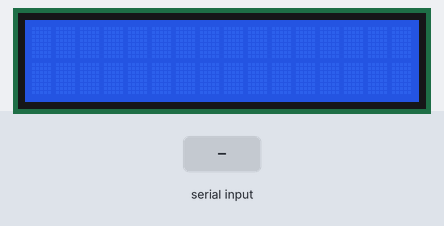
This sketch was run on a simulated Arduino Uno, built with avr-gcc and run on an emulated ATmega328P. On the bench: 16×2 character LCD. The test bench sets the inputs (shaded band).

Above: at 1.2 s.
1.3 s: "90,45\n" received over Serial
At 1.8 s:
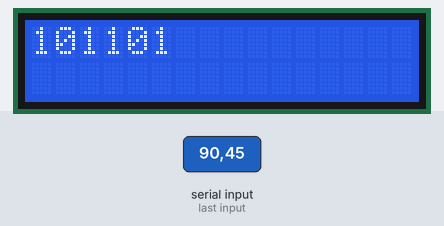
2.8 s: "30,150\n" received over Serial
At 3.6 s:
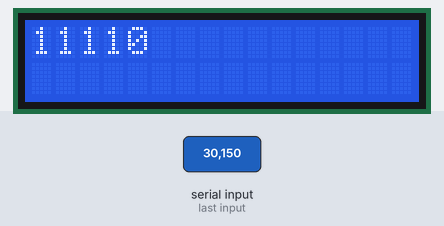
Timing chart, 0 to 5.8 s (numbered marks = the images above; inputs shaded):
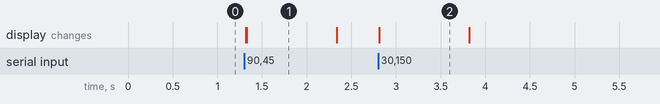

Measured:
- after the input at 1.3 s, the display: first changes at once (image 1 shows a later state)
- after the input at 2.8 s, the display: changes at once (image 2)
- what the display in image 1 shows lasts 1.0 s, from 1.3 s to 2.3 s

The sketch:

S03_serial_dec_bin.ino
```cpp
//Titulo: S03_serial_dec_bin.ino
//Autor: Gabriel Bravo Eguren

#include <LiquidCrystal_PCF8574.h>

LiquidCrystal_PCF8574 lcd(0x3F);

void setup()
{
  lcd.begin(16, 2);
  lcd.setBacklight(255);
  Serial.begin(9600);
}

String binario(int numero)
{
  String resultado = "";
  int actual = numero;

  while(actual != 0 && actual != 1)
  {
    resultado += String(actual % 2);
    actual = actual / 2;
  }

  resultado += String(actual);

  String copia = resultado;
  resultado = "";

  for(int i = copia.length() - 1; i >= 0; i--)
  {
    resultado += String(copia.charAt(i));
  }

  return resultado;
}

void loop()
{
  if(Serial.available())
  {
    auto valor = Serial.parseInt();

    if(valor < 0 || valor > 100) return;

    lcd.clear();
    lcd.home();
    lcd.print(binario(valor));
  }
}
```
